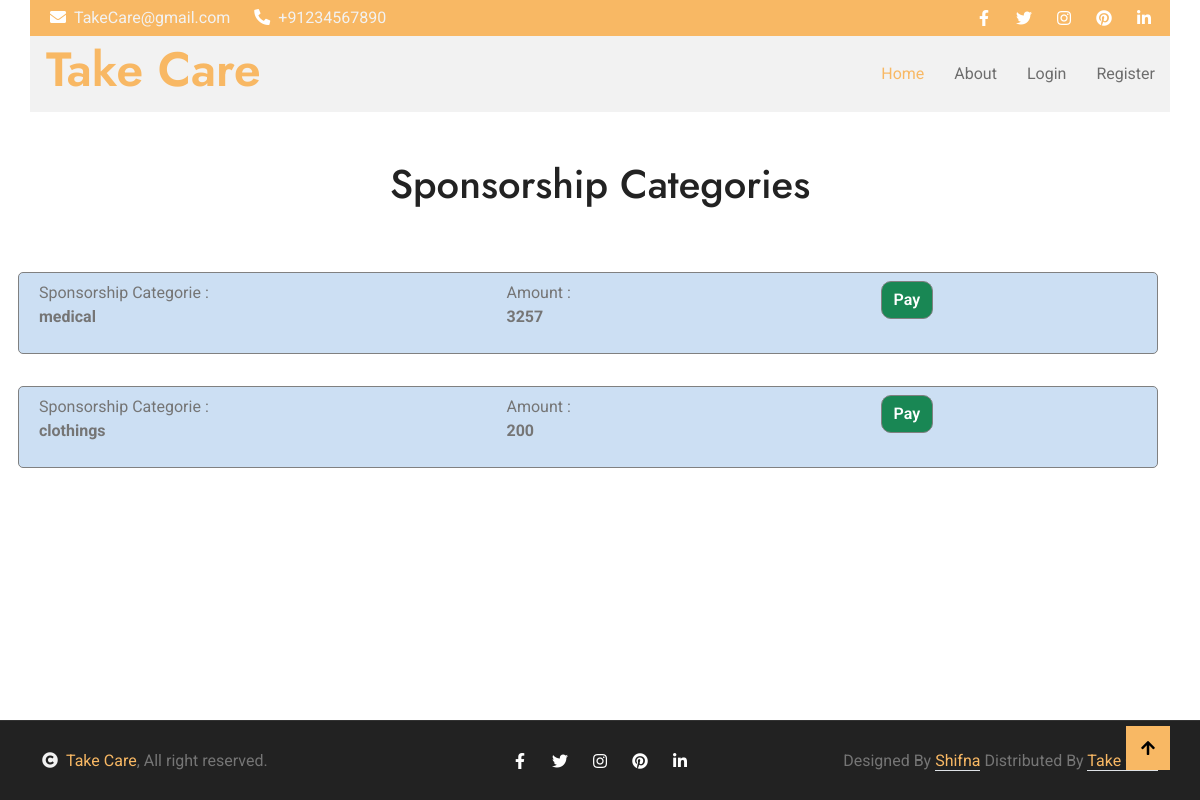
Screenshot of /sponser/category/1/ with the database file from the repository.
### ca/models.py (models this page shows, shortened)
class SponserShipApplicants(models.Model):
    child = models.ForeignKey('ChildDetails', on_delete=models.CASCADE, null=True, blank=True)
    SPONSOR_TYPES = (
        ('medical', 'Medical'),
        ('clothings', 'Clothings'),
        ('education', 'Education'),
        ('sports', 'Sports'),
        ('food_and_nutrition', 'Food and Nutrition'),
    )
    sponsor_category = models.CharField(max_length=20, choices=SPONSOR_TYPES, null=True, blank=True)
    amount = models.PositiveIntegerField(default=100,null=True)
    is_paid = models.BooleanField(default=False)

### ca/views.py (the view)
# urls.py: path('sponser/category/<int:sp_child>/',views.SponserList.as_view(),name='sponser_category'),
class SponserList(View):
    def get(self, request, sp_child, *args, **kwargs):
        child = get_object_or_404(ChildDetails, id=sp_child)
        sponsorship_list = SponserShipApplicants.objects.filter(child = child,is_paid = False).order_by('-id')
        return render(request,'pay_sponser.html',{"sponsorship_list":sponsorship_list})

### ca/templates/pay_sponser.html (shortened to what this page needs)
{% extends 'base.html' %}
{% load static %}
{% block content %}
<div class="container">
  <div class="row" style="height:90vh;padding-top:10rem;">
    <div class="col-12">
      <h1 class="text-center">Sponsorship Categories</h1>
      <div class="row g-4  mt-5">
            {% for sp in sponsorship_list %}
            <div class="row my-3 p-2" style="background-color: rgb(204, 223, 243); border:1px solid gray; border-radius: 5px;">
                <div class="col-5">
                    Sponsorship Categorie :
                    <p class="fw-bold">{{sp.sponsor_category}}</p>
                </div>
                <div class="col-4">
                    Amount :
                    <p class="fw-bold">{{sp.amount}}</p>
                </div>
                <div class="col-3">
                    <a class="btn btn-success" style="border: 1px solid gray ; border-radius: 10px;" href="{%  url 'pay_sp' sp.id %}"> Pay</a>
                </div>
            </div>
            {%endfor%}
    </div>
    </div>
  </div>
</div>
{% endblock content %}

### ca/static/css/style.css (style rules this page uses)
.btn { font-weight: 600; transition: .5s; }

### rows the page displays
SponserShipApplicants: sponsor_category "medical", amount "3257"
SponserShipApplicants: sponsor_category "clothings", amount "200"
